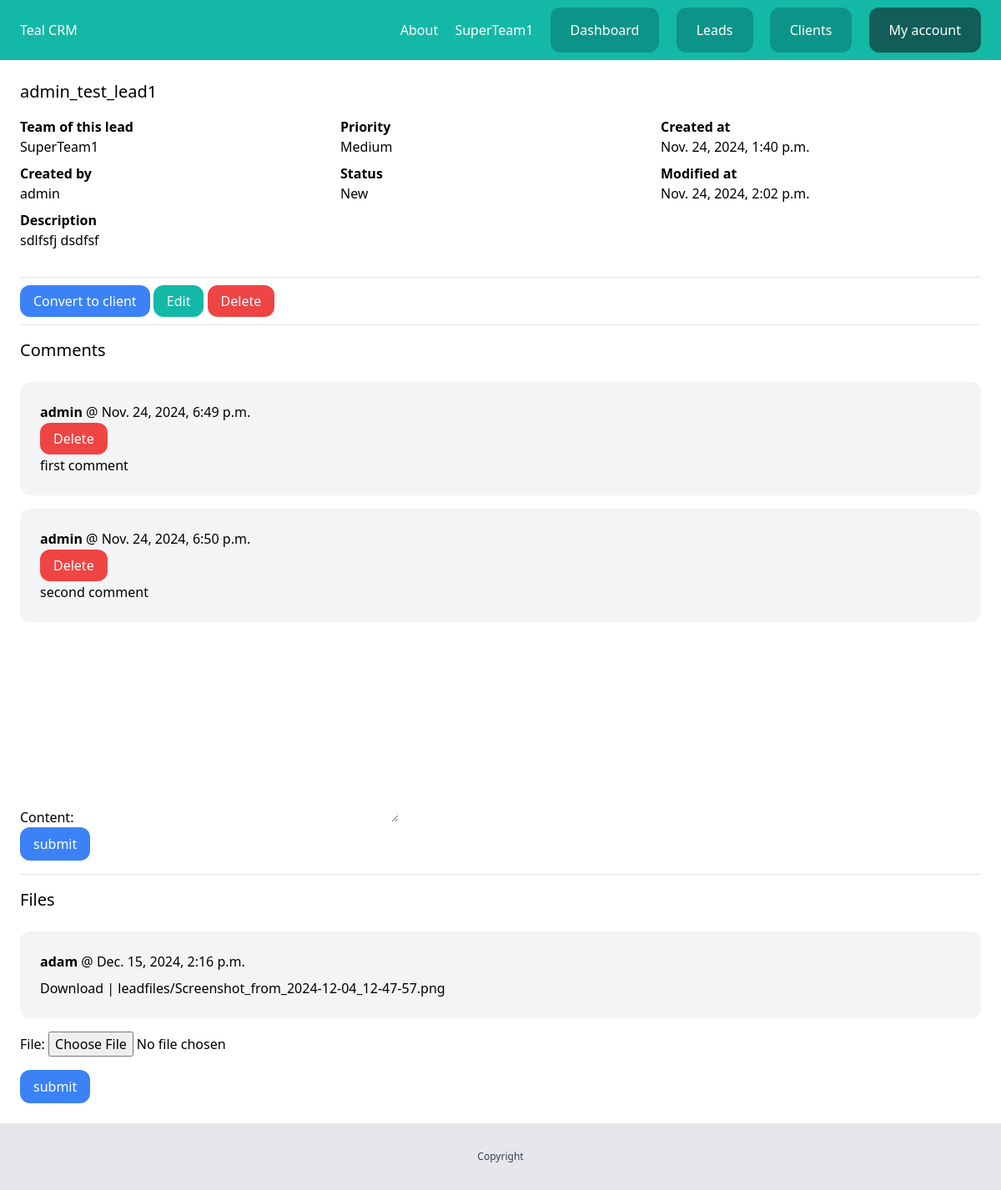
The page /dashboard/leads/8/ (signed in) on the database its author committed.
### team/models.py (models this page shows)
class Team(models.Model):
    name = models.CharField(max_length=100)
    members = models.ManyToManyField(User, related_name='teams')
    created_by = models.ForeignKey(
        User, related_name='created_teams', on_delete=models.CASCADE)
    created_at = models.DateTimeField(auto_now_add=True)
    def __str__(self):
        return self.name

### lead/models.py (models this page shows, shortened)
class Lead(models.Model):
    LOW = 'low'
    MEDIUM = 'medium'
    HIGH = 'high'
    CHOICES_PRIORITY = (
        (LOW, 'Low'),
        (MEDIUM, 'Medium'),
        (HIGH, 'High'),
    )
    NEW = 'new'
    CONTACTED = 'contacted'
    WON = 'won'
    LOST = 'lost'
    CHOICES_STATUS = (
        (NEW, 'New'),
        (CONTACTED, 'Contacted'),
        (WON, 'Won'),
        (LOST, 'Lost'),
    )
    team = models.ForeignKey(
        Team, related_name='leads', on_delete=models.CASCADE)
    name = models.CharField(max_length=255)
    email = models.EmailField()
    description = models.TextField(blank=True, null=True)
    priority = models.CharField(
        max_length=10, choices=CHOICES_PRIORITY, default=MEDIUM)
    status = models.CharField(
        max_length=10, choices=CHOICES_STATUS, default=NEW)
    converted_to_client = models.BooleanField(default=False)
    created_by = models.ForeignKey(
        User, related_name='leads', on_delete=models.CASCADE)
    created_at = models.DateTimeField(auto_now_add=True)
    modified_at = models.DateTimeField(auto_now=True)
    class Meta:
        ordering = ('name',)

class Comment(models.Model):
    team = models.ForeignKey(
        Team, related_name='lead_comments', on_delete=models.CASCADE)
    lead = models.ForeignKey(
        Lead, related_name='comments', on_delete=models.CASCADE)
    content = models.TextField(blank=True, null=True)
    created_by = models.ForeignKey(
        User, related_name='lead_comments', on_delete=models.CASCADE)
    created_at = models.DateTimeField(auto_now_add=True)

class LeadFile(models.Model):
    team = models.ForeignKey(
        Team, related_name='lead_files', on_delete=models.CASCADE)
    lead = models.ForeignKey(
        Lead, related_name='files', on_delete=models.CASCADE)
    file = models.FileField(upload_to='leadfiles')
    created_by = models.ForeignKey(
        User, related_name='lead_files', on_delete=models.CASCADE)
    created_at = models.DateTimeField(auto_now_add=True)

### lead/views.py (the view)
# urls.py: path('<int:pk>/', views.LeadDetailView.as_view(), name='detail'),
class LeadDetailView(LoginRequiredMixin, DetailView):
    model = Lead
    def get_context_data(self, **kwargs):
        context = super().get_context_data(**kwargs)
        context['form'] = AddCommentForm()
        context['fileform'] = AddFileForm()
        return context
    def get_queryset(self):
        queryset = super(LeadDetailView, self).get_queryset()
        return queryset.filter(
            pk=self.kwargs.get('pk'))

### lead/forms.py
class AddCommentForm(forms.ModelForm):
    class Meta:
        model = Comment
        fields = ('content',)

class AddFileForm(forms.ModelForm):
    class Meta:
        model=LeadFile
        fields=('file',)

### team/context_processors.py (called while the page is built)
def active_team(request):
    if request.user.is_authenticated:
        if request.user.userprofile.active_team:
            active_team = request.user.userprofile.active_team
        else:
            active_team = Team.objects.filter(created_by=request.user)[0]
    else:
        active_team = None
    return {'active_team': active_team}

### lead/templates/lead/lead_detail.html (shortened to what this page needs)
{% extends 'core/base.html' %}
{% block content %}
<div class="py-6 px-6">
    <h1 class="mb-4 text-xl">{{ lead.name }}</h1>
    <div class="mb-6 flex justify-between">
        <div class="w-full">
            <p class="font-semibold">Team of this lead</p>
            <p class="mb-2"><a href="{% url "team:detail" lead.team.id %}">{{ lead.team }}</a></p>
            <p class="font-semibold">Created by</p>
            <p class="mb-2">{{ lead.created_by }}</p>
            {% if lead.description %}
            <p class="font-semibold">Description</p>
            <p class="mb-2">{{ lead.description }}</p>
            {% endif %}
        </div>
        <div class="w-full">
            <p class="font-semibold">Priority</p>
            <p class="mb-2">{{ lead.get_priority_display }}</p>
            <p class="font-semibold">Status</p>
            <p class="mb-2">{{ lead.get_status_display }}</p>
        </div>
        <div class="w-full">
            <p class="font-semibold">Created at</p>
            <p class="mb-2">{{ lead.created_at }}</p>
            <p class="font-semibold">Modified at</p>
            <p class="mb-2">{{ lead.modified_at }}</p>
        </div>
    </div>
    <hr class="my-4">
    {% if lead.created_by != request.user %}
    <p class="mb-4 opacity-40">You are not the creator of this lead</p>
    <a href="" class="py-2 px-4 rounded-xl bg-blue-500 opacity-40 text-white">Convert to
        client</a>
    <a href="" class="py-2 px-4 rounded-xl bg-teal-500 opacity-40 text-white">Edit</a>
    <a href="" class="py-2 px-4 rounded-xl bg-red-500 opacity-40 text-white">Delete</a>
    {% else %}
    <a href="{% url 'leads:convert' lead.id %}" class="py-2 px-4 rounded-xl bg-blue-500 text-white">Convert to
        client</a>
    <a href="{% url 'leads:edit' lead.id %}" class="py-2 px-4 rounded-xl bg-teal-500 text-white">Edit</a>
    <a href="#" class="py-2 px-4 rounded-xl bg-red-500 text-white"
        onclick="document.getElementById('lead_delete_form').submit();">Delete</a>
    {% endif %}
    <hr class="my-4">
    <h2 class="mb-6 text-xl">Comments</h2>
    <div class="space-y-4">
        {% for comment in lead.comments.all %}
            <div class="bg-gray-100 p-6 rounded-xl">
                <p class="mb-2"><strong>{{ comment.created_by }}</strong> @ {{ comment.created_at }}</p>
                {% if comment.created_by == request.user %}
                    <p class="mb-2"><a href="{% url "leads:comment_delete" comment.id %}" class="py-2 px-4 rounded-xl bg-red-500 text-white">Delete</a></p>
                {% endif %}
                {{ comment.content }}
            </div>
        {% endfor %}
    </div>
    <form action="{% url 'leads:add_comment' lead.id %}" method="post">
        {{ form.as_p }}
        <button class="py-2 px-4 rounded-xl bg-blue-500 text-white">submit</button>
    </form>
    <hr class="my-4">
    <h2 class="mb-6 text-xl">Files</h2>
    <div class="space-y-4 mb-4">
        {% for file in lead.files.all %}
            <div class="bg-gray-100 p-6 rounded-xl">
                <p class="mb-2"><strong>{{ file.created_by }}</strong> @ {{ file.created_at }}</p>
                <a href="{{ file.file.url }}">Download | {{ file.file.name }}</a>
            </div>
        {% endfor %}
    </div>
    <form action="{% url 'leads:add_file' lead.id %}" method="post" enctype="multipart/form-data">
        {{ fileform.as_p }}
        <button class="mt-4 py-2 px-4 rounded-xl bg-blue-500 text-white">submit</button>
    </form>
</div>
{% endblock %}

### core/templates/core/partials/nav.html
<nav class="py-6 px-6 flex justify-between bg-teal-500" style="align-items: center;">
    <a href="/" class="text-white">Teal CRM</a>
    <div class="space-x-4">
        <a href="{% url 'about' %}" class="text-white">About</a>
        {% if request.user.is_authenticated %}
        <a href="{% url 'team:detail' active_team.id %}" class="text-white">{{ active_team.name }}</a>
        <a href="{% url 'dashboard:index' %}" class="py-4 px-6 bg-teal-600 rounded-xl text-white">Dashboard</a>
        <a href="{% url 'leads:list' %}" class="py-4 px-6 bg-teal-600 rounded-xl text-white">Leads</a>
        <a href="{% url 'clients:list' %}" class="py-4 px-6 bg-teal-600 rounded-xl text-white">Clients</a>
        <a href="{% url 'userprofile:myaccount' %}" class="py-4 px-6 bg-teal-800 rounded-xl text-white">My account</a>
        {% else %}
        <a href="{% url 'login' %}" class="py-4 px-6 bg-teal-600 rounded-xl text-white">Log in</a>
        <a href="{% url 'userprofile:signup' %}" class="py-4 px-6 bg-teal-300 rounded-xl text-white">Sign up</a>
        {% endif %}
    </div>
</nav>

### rows shown on the page
Team: name "SuperTeam1"
Lead: name "admin_test_lead1", team "SuperTeam1", created_by "admin", description "sdlfsfj dsdfsf", priority "Medium", status "New", created_at "Nov. 24, 2024, 1:40 p.m.", modified_at "Nov. 24, 2024, 2:02 p.m."
Comment: created_by "admin", created_at "Nov. 24, 2024, 6:49 p.m.", shows "Delete", content "first comment"
Comment: created_by "admin", created_at "Nov. 24, 2024, 6:50 p.m.", shows "Delete", content "second comment"
LeadFile: created_by "adam", created_at "Dec. 15, 2024, 2:16 p.m.", file.name "leadfiles/Screenshot_from_2024-12-04_12-47-57.png"
